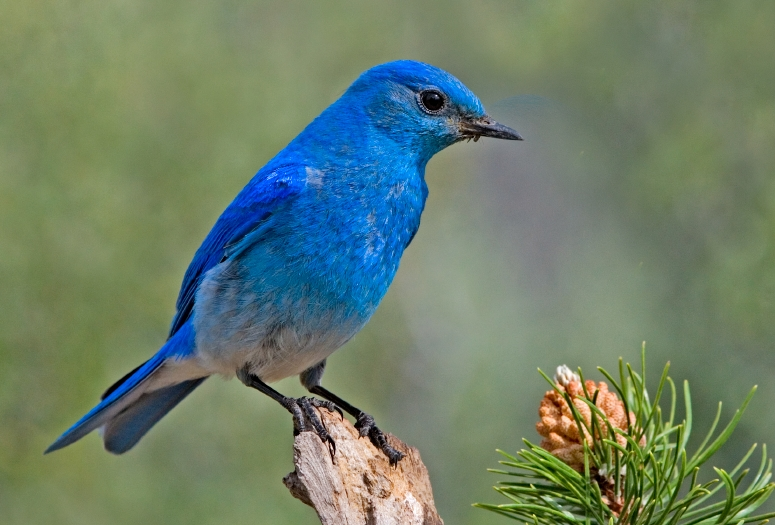
#> input picture pyimgsaliency/bird.jpg, 775 x 525 px
$ python demo.py
#> lines starting #> are read from the running program, lines starting #| are printed output that depends on the picture
### pyimgsaliency/saliency.py
import math
import sys
import operator
import networkx as nx
#import matplotlib.pyplot as plt
import numpy as np
import scipy.spatial.distance
import scipy.signal
import skimage
import skimage.io
from skimage.segmentation import slic
from skimage.util import img_as_float
from scipy.optimize import minimize

import pdb

def S(x1,x2,geodesic,sigma_clr=10):
	return math.exp(-pow(geodesic[x1,x2],2)/(2*sigma_clr*sigma_clr))

# [26 lines left out: functions compute_saliency_cost, path_length, not called in this run]

def make_graph(grid):
	# get unique labels
  vertices = np.unique(grid)
  # for i in range(256):
  #   vertices[i]-=1

  # map unique labels to [1,...,num_labels]
  reverse_dict = dict(zip(vertices,np.arange(len(vertices))))
  grid = np.array([reverse_dict[x] for x in grid.flat]).reshape(grid.shape)

  # create edges
  down = np.c_[grid[:-1, :].ravel(), grid[1:, :].ravel()]
  right = np.c_[grid[:, :-1].ravel(), grid[:, 1:].ravel()]
  all_edges = np.vstack([right, down])
  all_edges = all_edges[all_edges[:, 0] != all_edges[:, 1], :]
  all_edges = np.sort(all_edges,axis=1)
  num_vertices = len(vertices)
  edge_hash = all_edges[:,0] + num_vertices * all_edges[:, 1]
  # find unique connections
  edges = np.unique(edge_hash)
  # undo hashing
  edges = [[vertices[x%num_vertices],
        vertices[int(x/num_vertices)]] for x in edges]

  return vertices, edges


def get_saliency_rbd(path):
#> called with path = 'bird.jpg'
  img = skimage.io.imread(path)
#> img is the input picture: shape (525, 775, 3); mean R, G, B 108.5, 127, 106.5

  if len(img.shape) != 3: # got a grayscale image
    img = skimage.color.gray2rgb(img)

  img_lab = img_as_float(skimage.color.rgb2lab(img))
#> img_lab: shape (525, 775, 3) float64; mean of channels 0, 1, 2 51.6, -7.8, 9.3

  img_rgb = img_as_float(img)

  img_gray = img_as_float(skimage.color.rgb2gray(img))
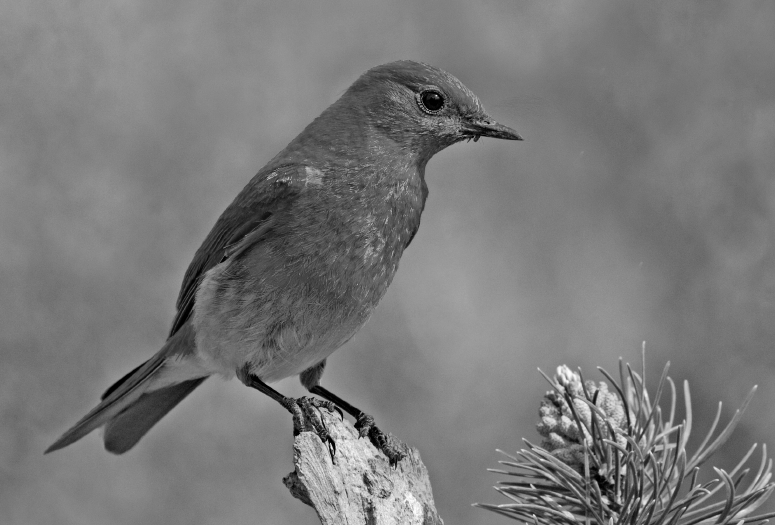
#> img_gray: shape (525, 775) float64; min 0, max 0.994, mean 0.477

  segments_slic = slic(img_rgb, n_segments=250, compactness=10, sigma=1, enforce_connectivity=False)
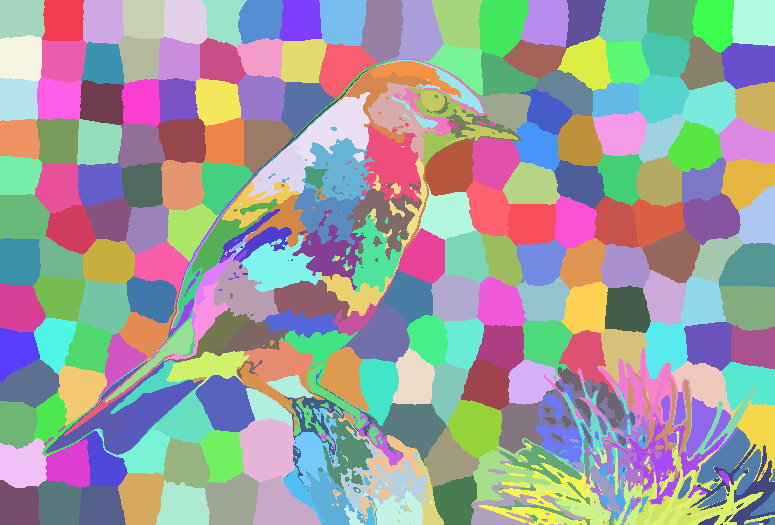
#> segments_slic: shape (525, 775) int64; 247 distinct labels, from 1 to 247; one colour per label, 0 black

  num_segments = len(np.unique(segments_slic))
#> num_segments = 247

  nrows, ncols = segments_slic.shape
#> nrows = 525; ncols = 775
  max_dist = math.sqrt(nrows*nrows + ncols*ncols)
#> max_dist = 936.1

  grid = segments_slic

  (vertices,edges) = make_graph(grid)
#> in make_graph, `vertices = np.unique(grid)`: vertices = 247 values from 1 to 247
#> in make_graph, `reverse_dict = dict(zip(vertices,np.arange(len(vertices))))`: reverse_dict = 247 items
#> in make_graph, `grid = np.array([reverse_dict[x] for x in grid.flat]).reshape(grid.sha..`: grid: shape (525, 775) int64; 247 distinct labels, from 0 to 246
#> in make_graph, `down = np.c_[grid[:-1, :].ravel(), grid[1:, :].ravel()]`: down = 406100 pairs, first value 0 to 246, second value 0 to 246
#> in make_graph, `right = np.c_[grid[:, :-1].ravel(), grid[:, 1:].ravel()]`: right = 406350 pairs, first value 0 to 246, second value 0 to 246
#> in make_graph, `all_edges = np.vstack([right, down])`: all_edges = 812450 pairs, first value 0 to 246, second value 0 to 246
#> in make_graph, `all_edges = all_edges[all_edges[:, 0] != all_edges[:, 1], :]`: all_edges = 47957 pairs, first value 0 to 246, second value 0 to 246
#> in make_graph, `all_edges = np.sort(all_edges,axis=1)`: all_edges = 47957 pairs, first value 0 to 245, second value 1 to 246
#> in make_graph, `num_vertices = len(vertices)`: num_vertices = 247
#> in make_graph, `edges = np.unique(edge_hash)`: edges = 807 values from 247 to 61007
#> in make_graph, `edges = [[vertices[x%num_vertices], vertices[int(x/num_vertices)]] for..`: edges = 807 pairs, first value 1 to 246, second value 2 to 247
#> vertices = 247 values from 1 to 247

  gridx, gridy = np.mgrid[:grid.shape[0], :grid.shape[1]]

  centers = dict()
  colors = dict()
  distances = dict()
  boundary = dict()

  for v in vertices:
    centers[v] = [gridy[grid == v].mean(), gridx[grid == v].mean()]
    colors[v] = np.mean(img_lab[grid==v],axis=0)

    x_pix = gridx[grid == v]
    y_pix = gridy[grid == v]

    if np.any(x_pix == 0) or np.any(y_pix == 0) or np.any(x_pix == nrows - 1) or np.any(y_pix == ncols - 1):
      boundary[v] = 1
    else:
      boundary[v] = 0
#> after the loop, boundary = 247 items; centers = 247 items; colors = 247 items

  G = nx.Graph()

  #buid the graph
  for edge in edges:
    pt1 = edge[0]
    pt2 = edge[1]
    color_distance = scipy.spatial.distance.euclidean(colors[pt1],colors[pt2])
    G.add_edge(pt1, pt2, weight=color_distance )
#> this loop made 807 passes
#> (pt1, pt2, color_distance) on passes 1 to 3: (1, 2, 3.86), (2, 3, 1.87), (3, 4, 1.46)

  #add a new edge in graph if edges are both on boundary
  for v1 in vertices:
    if boundary[v1] == 1:
      for v2 in vertices:
        if boundary[v2] == 1:
          color_distance = scipy.spatial.distance.euclidean(colors[v1],colors[v2])
          G.add_edge(v1,v2,weight=color_distance)

  geodesic = np.zeros((len(vertices)+1,len(vertices)+1),dtype=float)
#> geodesic: shape (248, 248) float64; every value is 0
  spatial = np.zeros((len(vertices)+1,len(vertices)+1),dtype=float)
  smoothness = np.zeros((len(vertices)+1,len(vertices)+1),dtype=float)
  adjacency = np.zeros((len(vertices)+1,len(vertices)+1),dtype=float)

  sigma_clr = 10.0
  sigma_bndcon = 1.0
  sigma_spa = 0.25
  mu = 0.1

  all_shortest_paths_color = nx.shortest_path(G,method='dijkstra',source=None,target=None,weight='weight')

  for v1 in vertices:
    for v2 in vertices:
      if v1 == v2:
        geodesic[v1,v2] = 0
        spatial[v1,v2] = 0
        smoothness[v1,v2] = 0
      else:
        geodesic[v1,v2] = path_length(all_shortest_paths_color[v1][v2],G)
        spatial[v1,v2] = scipy.spatial.distance.euclidean(centers[v1],centers[v2]) / max_dist
        smoothness[v1,v2] = math.exp( - (geodesic[v1,v2] * geodesic[v1,v2])/(2.0*sigma_clr*sigma_clr)) + mu
#> this loop made 1 pass

  for edge in edges:
    pt1 = edge[0]
    pt2 = edge[1]
    adjacency[pt1,pt2] = 1
    adjacency[pt2,pt1] = 1

  for v1 in vertices:
    for v2 in vertices:
      smoothness[v1,v2] = adjacency[v1,v2] * smoothness[v1,v2]

  area = dict()
  len_bnd = dict()
  bnd_con = dict()
  w_bg = dict()
  ctr = dict()
  wCtr = dict()

  for v1 in vertices:
    area[v1] = 0
    len_bnd[v1] = 0
    ctr[v1] = 0
    for v2 in vertices:
      d_app = geodesic[v1,v2]
      d_spa = spatial[v1,v2]
      w_spa = math.exp(- ((d_spa)*(d_spa))/(2.0*sigma_spa*sigma_spa))
      area_i = S(v1,v2,geodesic)
      area[v1] += area_i
      len_bnd[v1] += area_i * boundary[v2]
      ctr[v1] += d_app * w_spa
    bnd_con[v1] = len_bnd[v1] / math.sqrt(area[v1])
    w_bg[v1] = 1.0 - math.exp(- (bnd_con[v1]*bnd_con[v1])/(2*sigma_bndcon*sigma_bndcon))

  for v1 in vertices:
    wCtr[v1] = 0
    for v2 in vertices:
      d_app = geodesic[v1,v2]
      d_spa = spatial[v1,v2]
      w_spa = math.exp(- (d_spa*d_spa)/(2.0*sigma_spa*sigma_spa))
      wCtr[v1] += d_app * w_spa *  w_bg[v2]

  # normalise value for wCtr

  min_value = min(wCtr.values())
  max_value = max(wCtr.values())

  minVal = [key for key, value in wCtr.items() if value == min_value]
  maxVal = [key for key, value in wCtr.items() if value == max_value]

  for v in vertices:
    wCtr[v] = (wCtr[v] - min_value)/(max_value - min_value)

  img_disp1 = img_gray.copy()
  img_disp2 = img_gray.copy()

  x = compute_saliency_cost(smoothness,w_bg,wCtr)

  for v in vertices:
    img_disp1[grid == v] = x[v]

  img_disp2 = img_disp1.copy()
  sal = np.zeros((img_disp1.shape[0],img_disp1.shape[1],3))

  sal = img_disp2
  sal_max = np.max(sal)
  sal_min = np.min(sal)
  sal = 255 * ((sal - sal_min) / (sal_max - sal_min))

  return sal

# [30 lines left out: function get_saliency_ft, not called in this run]

### pyimgsaliency/demo.py
import pyimgsaliency as psal
import cv2

# path to the image
filename = 'bird.jpg'

# get the saliency maps using the 3 implemented methods
#> (the run stopped early here; a loop or call above may not have finished)
